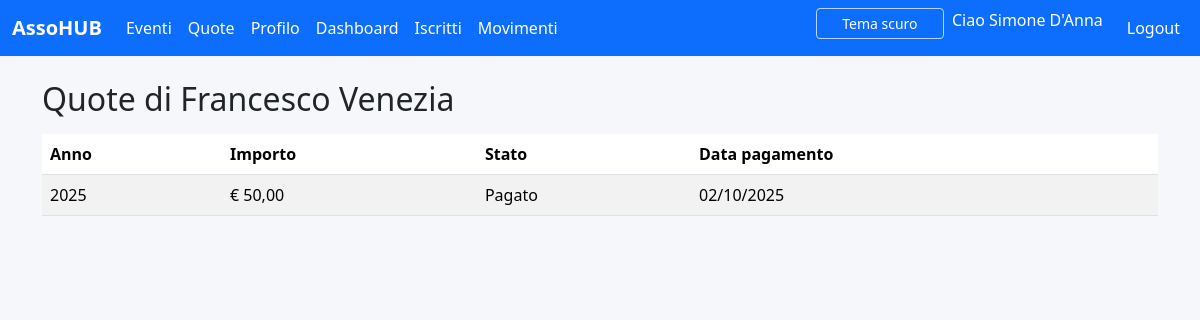
Page /quote/1/ (signed in) on the committed database.
### app/models.py (models this page shows, shortened)
class User(AbstractUser):
    ROLE_ASSOCIATO = Member.ROLE_ASSOCIATO
    ROLE_AMMINISTRATORE = Member.ROLE_AMMINISTRATORE
    ROLE_CHOICES = Member.ROLE_CHOICES
    role = models.CharField(max_length=20, choices=ROLE_CHOICES, default=ROLE_ASSOCIATO)
    member = models.OneToOneField(Member, on_delete=models.CASCADE, related_name="user", blank=True, null=True)
    @property
    def is_associate(self) -> bool:
        return self.role == self.ROLE_ASSOCIATO
    @property
    def is_administrator(self) -> bool:
        return self.role == self.ROLE_AMMINISTRATORE
    @property
    def display_name(self) -> str:
        try:
            member = self.member
        except Member.DoesNotExist:
            member = None
        if member and member.full_name:
            return member.full_name
        full_name = self.get_full_name()
        return full_name or self.username

class Member(models.Model):
    ROLE_ASSOCIATO = "associato"
    ROLE_AMMINISTRATORE = "amministratore"
    ROLE_CHOICES = [
        (ROLE_ASSOCIATO, "Associato"),
        (ROLE_AMMINISTRATORE, "Amministratore"),
    ]
    first_name = models.CharField(max_length=150)
    last_name = models.CharField(max_length=150)
    email = models.EmailField(unique=True)
    phone = models.CharField(max_length=30, blank=True)
    role = models.CharField(max_length=20, choices=ROLE_CHOICES, default=ROLE_ASSOCIATO)
    active = models.BooleanField(default=True)
    class Meta:
        ordering = ["last_name", "first_name"]
    @property
    def full_name(self) -> str:
        return f"{self.first_name} {self.last_name}".strip()

class MembershipFee(models.Model):
    STATUS_PAGATO = "pagato"
    STATUS_PENDENTE = "pendente"
    STATUS_CHOICES = [
        (STATUS_PENDENTE, "Pendente"),
        (STATUS_PAGATO, "Pagato"),
    ]
    member = models.ForeignKey(Member, on_delete=models.CASCADE, related_name="fees")
    year = models.PositiveIntegerField(default=current_year)
    amount = models.DecimalField(max_digits=8, decimal_places=2)
    payment_date = models.DateField(blank=True, null=True)
    status = models.CharField(max_length=15, choices=STATUS_CHOICES, default=STATUS_PENDENTE)
    class Meta:
        verbose_name = "Quota associativa"
        verbose_name_plural = "Quote associative"
        constraints = [
            models.UniqueConstraint(fields=["member", "year"], name="unique_fee_per_member_year"),
        ]
        ordering = ["-year", "member__last_name"]

### app/views.py (the view)
# urls.py: path("quote/<int:member_id>/", views.member_fees, name="member_fees"),
@login_required
def member_fees(request, member_id: int):
    member = get_object_or_404(Member, pk=member_id)
    if request.user.is_associate and request.user.member != member:
        messages.error(request, "Non puoi visualizzare le quote di altri associati.")
        return redirect("fees_list")
    fees = member.fees.all().order_by("-year")
    return render(request, "fees/detail.html", {"member": member, "fees": fees})

### app/templates/fees/detail.html (shortened to what this page needs)
{% extends 'base.html' %}
{% block content %}
<h2 class="mb-3">Quote di {{ member.full_name }}</h2>
<table class="table table-striped">
    <thead>
        <tr>
            <th>Anno</th>
            <th>Importo</th>
            <th>Stato</th>
            <th>Data pagamento</th>
        </tr>
    </thead>
    <tbody>
        {% for fee in fees %}
        <tr>
            <td>{{ fee.year }}</td>
            <td>€ {{ fee.amount|floatformat:2 }}</td>
            <td>{{ fee.get_status_display }}</td>
            <td>{{ fee.payment_date|date:"d/m/Y" }}</td>
        </tr>
        {% empty %}
        <tr><td colspan="4" class="text-center">Nessuna quota disponibile.</td></tr>
        {% endfor %}
    </tbody>
</table>
{% endblock %}

### app/templates/base.html (shortened to what this page needs)
{% load static %}
<!DOCTYPE html>
<html lang="it">
<head>
    <link rel="stylesheet" href="https://cdn.jsdelivr.net/npm/bootstrap@5.3.3/dist/css/bootstrap.min.css">
    <link rel="stylesheet" href="{% static 'style.css' %}">
</head>
<body>
<nav class="navbar navbar-expand-lg navbar-dark bg-primary mb-4">
    <div class="container-fluid">
        <a class="navbar-brand" href="{% url 'home' %}">AssoHUB</a>
        <div class="collapse navbar-collapse" id="navbarNav">
            <ul class="navbar-nav me-auto">
                {% if user.is_authenticated %}
                <li class="nav-item"><a class="nav-link" href="{% url 'events_list' %}">Eventi</a></li>
                <li class="nav-item"><a class="nav-link" href="{% url 'fees_list' %}">Quote</a></li>
                <li class="nav-item"><a class="nav-link" href="{% url 'profile' %}">Profilo</a></li>
                {% if user.is_administrator %}
                <li class="nav-item"><a class="nav-link" href="{% url 'dashboard' %}">Dashboard</a></li>
                <li class="nav-item"><a class="nav-link" href="{% url 'members_list' %}">Iscritti</a></li>
                <li class="nav-item"><a class="nav-link" href="{% url 'transactions_list' %}">Movimenti</a></li>
                {% endif %}
                {% endif %}
            </ul>
            <ul class="navbar-nav">
                <li class="nav-item">
                    <button type="button" id="theme-toggle" class="btn btn-outline-light btn-sm me-2" aria-pressed="false">Tema scuro</button>
                </li>
                {% if user.is_authenticated %}
                <li class="nav-item"><span class="navbar-text me-3">Ciao {{ user.display_name }}</span></li>
                <li class="nav-item"><a class="nav-link" href="{% url 'logout' %}">Logout</a></li>
                {% else %}
                <li class="nav-item"><a class="nav-link" href="{% url 'login' %}">Login</a></li>
                {% endif %}
            </ul>
        </div>
    </div>
</nav>
<div class="container">
    {% block content %}{% endblock %}
</div>
</body>
</html>

### app/static/style.css (style rules this page uses)
:root { --asso-body-bg: #f5f7fa; --asso-text-color: #212529; --asso-card-bg: #ffffff; --asso-card-border: rgba(0, 0, 0, 0.08); --asso-navbar-bg: #0d6efd; --asso-navbar-text: #ffffff; --asso-error-bg: #fde2e1; --asso-error-border: #dc3545; --asso-error-text: #842029; --asso-input-bg: #ffffff; --asso-input-border: #ced4da; --asso-input-text: #212529; --asso-link-color: #0d6efd; --asso-link-hover: #0b5ed7; }
.navbar-brand { font-weight: bold; }
body { background-color: var(--asso-body-bg); color: var(--asso-text-color); transition: background-color 0.3s ease, color 0.3s ease; min-height: 100vh; }
.navbar { background-color: var(--asso-navbar-bg) !important; transition: background-color 0.3s ease; }
.navbar .navbar-brand, .navbar .nav-link, .navbar .navbar-text { color: var(--asso-navbar-text) !important; transition: color 0.3s ease; }
h1, h2, h3, h4, h5, h6 { color: var(--asso-text-color); }
a { color: var(--asso-link-color); transition: color 0.3s ease; }
.table { color: var(--asso-text-color); }
#theme-toggle { min-width: 8rem; color: var(--asso-navbar-text) !important; border-color: rgba(255, 255, 255, 0.7) !important; }

### rows in the picture
User: display_name "Simone D'Anna"
Member: full_name "Francesco Venezia"
MembershipFee: year "2025", amount "50,00", status "Pagato", payment_date "02/10/2025"
